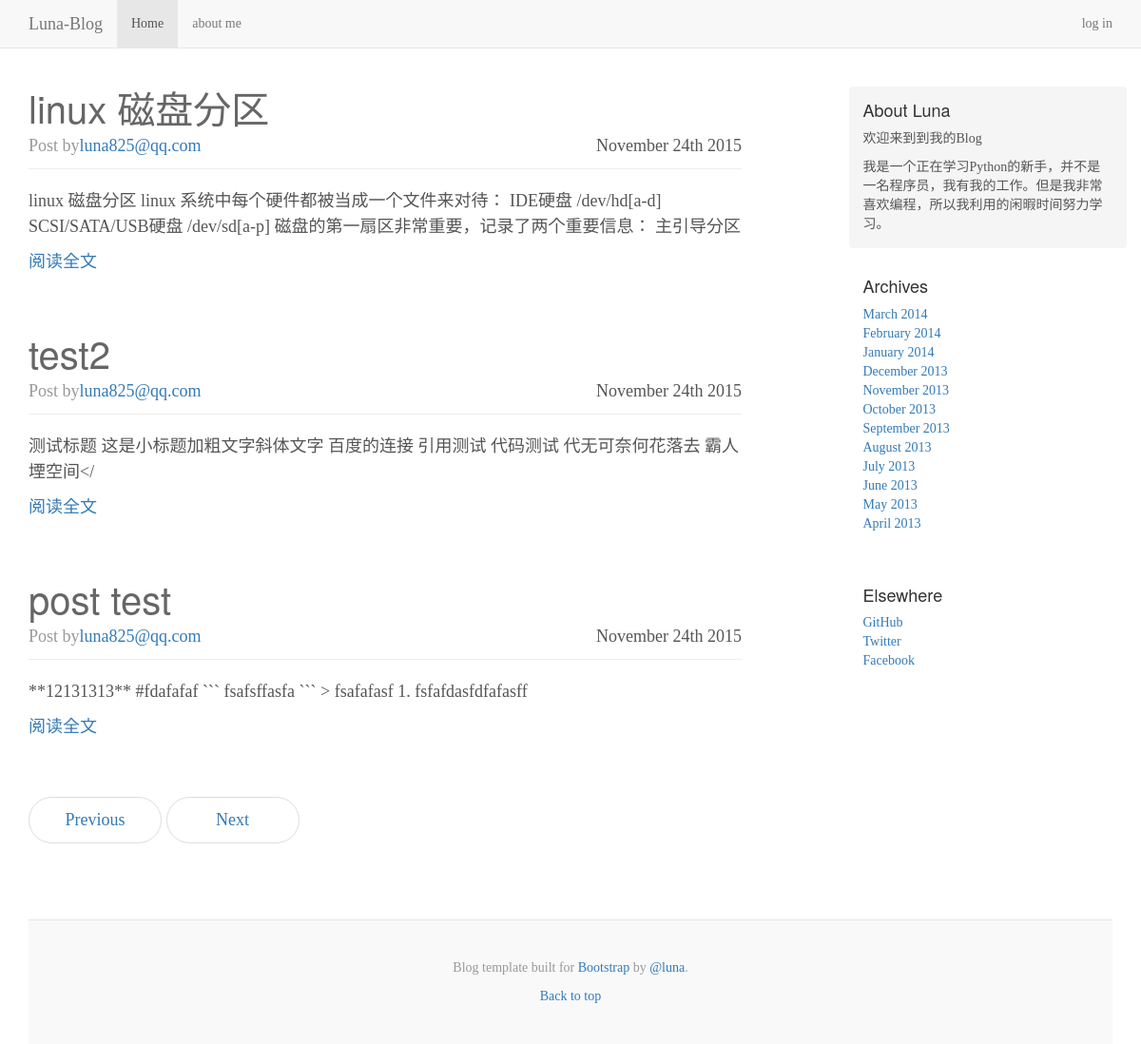
Before: / with the older database file.
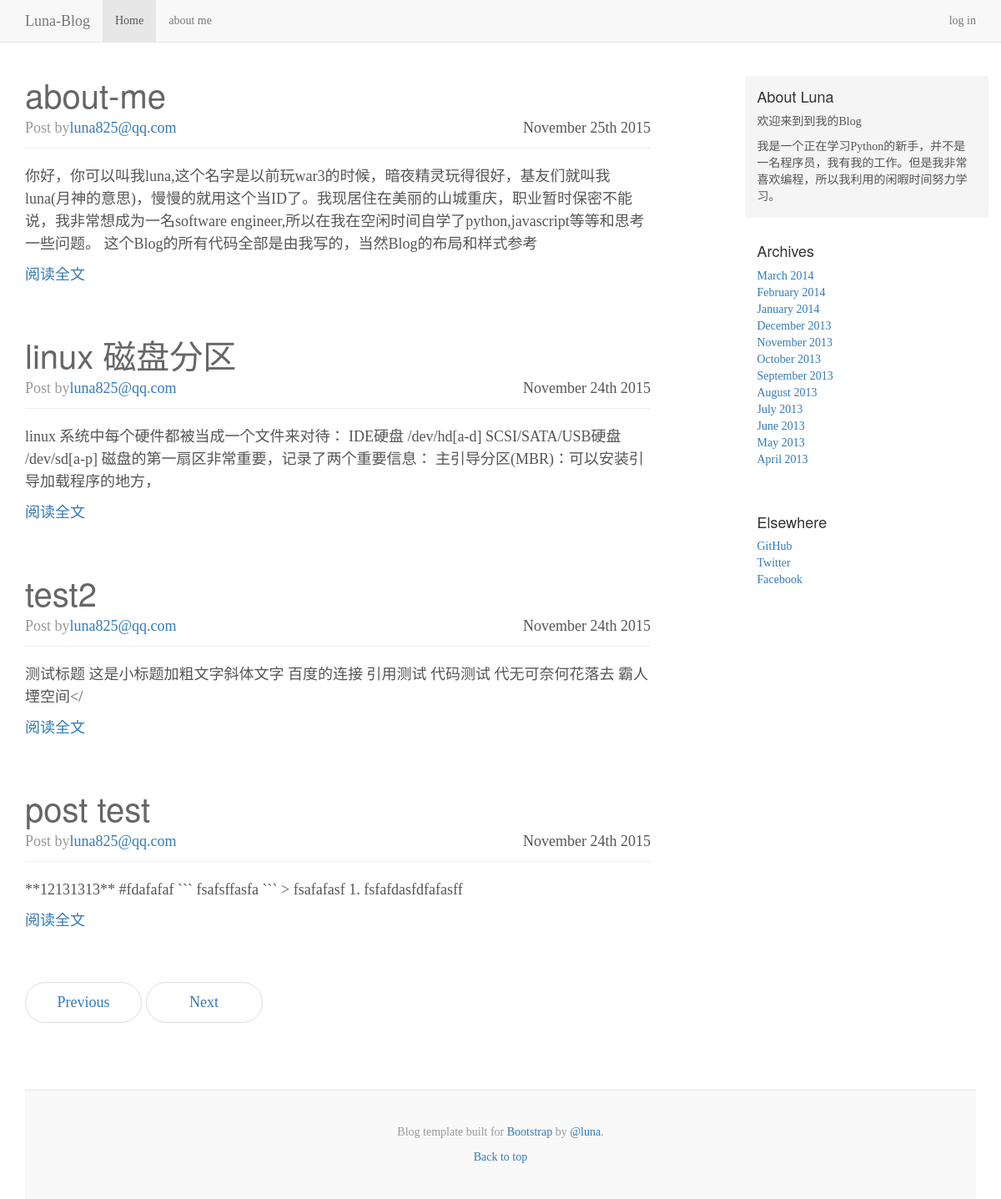
After: the same page with the newer database file.
### app/models.py (models this page shows, shortened)
class Post(db.Model):
	__tablename__ = 'posts'
	id = db.Column(db.Integer,primary_key=True)
	title=db.Column(db.String(128),index=True)
	body = db.Column(db.Text)
	body_html = db.Column(db.Text)
	timestamp = db.Column(db.DateTime,index = True,default=datetime.utcnow)
	author_id = db.Column(db.Integer,db.ForeignKey('administors.id'))

class Administor(db.Model,UserMixin):
	__tablename__ = 'administors'
	id = db.Column(db.Integer,primary_key=True)
	email = db.Column(db.String(64),unique=True,index=True)
	password_hash = db.Column(db.String(128))
	name = db.Column(db.String(64))
	location = db.Column(db.String(64))
	about_me = db.Column(db.Text())
	posts = db.relationship('Post',backref='author',lazy='dynamic')
	@property
	def password(self):
		raise AttributeError('不能读取密码！')

### app/main/views.py (the view)
@main.route('/')
def index():
	posts = Post.query.order_by(Post.timestamp.desc()).all()
	return render_template('index.html',posts=posts,digest=True)

### app/templates/index.html
{% extends "base.html" %}
{% block page_content %}
<div class="col-sm-8 blog-main">
{% include "_posts.html" %}
  <nav>
    <ul class="pager">
      <li><a href="#">Previous</a></li>
      <li><a href="#">Next</a></li>
    </ul>
  </nav>
</div>
{% endblock %}

### app/templates/base.html (shortened to what this page needs)
{% extends "bootstrap/base.html" %}
{% block head%}
{{super()}}
<link rel="stylesheet" href="{{url_for('static',filename='blog.css')}}">
{% endblock %}
{% block navbar %}
    <nav class="navbar navbar-default navbar-static-top">
      <div class="container">
        <div class="navbar-header">
          <a class="navbar-brand" href="{{url_for('main.index')}}">Luna-Blog</a>
        </div>
        <div id="navbar" class="navbar-collapse collapse">
          <ul id="navbar-link" class="nav navbar-nav">
            <li><a href="{{url_for('main.index')}}">Home</a></li>
            <li><a href="{{url_for('main.post_about',title='about-me')}}">about me</a></li>
          </ul>
          <ul class="nav navbar-nav navbar-right">
          {% if current_user.is_authenticated %}
          <li class="dropdown">
           <a href="#" class="dropdown-toggle" data-toggle="dropdown" role="button" aria-haspopup="true" aria-expanded="false">Account<span class="caret"></span></a>
            <ul class="dropdown-menu">
              <li><a href="{{url_for('admin.post')}}">写文章</a></li>
              <li><a href="{{url_for('admin.logout')}}">log out</a></li>
            </ul>
          </li>
          {%else%}
            <li><a href="{{url_for('admin.login')}}">log in</a></li>
          {%endif%}
          </ul>
        </div>
      </div>
    </nav>
{% endblock %}
{% block content %}
<div class="container">
 <div class="blog-header">
      <div class="row">
      {%block page_content%} {% endblock %}
      {% block sider_bar %}
        <div class="col-sm-3 col-sm-offset-1 blog-sidebar">
          <div class="sidebar-module sidebar-module-inset">
            <h4>About Luna</h4>
            <p>欢迎来到到我的Blog</p>
            <p>我是一个正在学习Python的新手，并不是一名程序员，我有我的工作。但是我非常喜欢编程，所以我利用的闲暇时间努力学习。</p>
          </div>
          <div class="sidebar-module">
            <h4>Archives</h4>
            <ol class="list-unstyled">
              <li><a href="#">March 2014</a></li>
              <li><a href="#">February 2014</a></li>
              <li><a href="#">January 2014</a></li>
              <li><a href="#">December 2013</a></li>
              <li><a href="#">November 2013</a></li>
              <li><a href="#">October 2013</a></li>
              <li><a href="#">September 2013</a></li>
              <li><a href="#">August 2013</a></li>
              <li><a href="#">July 2013</a></li>
              <li><a href="#">June 2013</a></li>
              <li><a href="#">May 2013</a></li>
              <li><a href="#">April 2013</a></li>
            </ol>
          </div>
          <div class="sidebar-module">
            <h4>Elsewhere</h4>
            <ol class="list-unstyled">
              <li><a href="#">GitHub</a></li>
              <li><a href="#">Twitter</a></li>
              <li><a href="#">Facebook</a></li>
            </ol>
          </div>
        </div>
      </div>
    </div>
    <footer class="blog-footer">
      <p>Blog template built for <a href="http://www.bootcss.com/">Bootstrap</a> by <a href="#">@luna</a>.</p>
      <p>
        <a href="#">Back to top</a>
      </p>
    </footer>
</div>
{%endblock%}
{% endblock %}

### app/templates/_posts.html
{% for post in posts %}
<div class="blog-post">
	<div class="blog-head">
    <h2 class="blog-post-title"><a href="{{url_for('main.post',id=post.id)}}">{{post.title}}</a></h2>
    <p class="blog-post-date">{{ moment(post.timestamp).format('MMMM Do YYYY')}}</p>
     <p class="blog-post-meta"> Post by<a href="#">{{post.author.email}}</a></p>
     </div>
    {% if digest %}
		{% if post.body_html %}
		{{post.body_html[:200] | striptags }}
		{% else %}
		{{ post.body[:200]}}
		{% endif %}
	<div class="blog-read-all"><a href="{{url_for('main.post',id=post.id)}}">阅读全文</a></div>
	{% else %}
		{% if post.body_html %}
		{{post.body_html | safe }}
		{% else %}
		{{ post.body}}
		{% endif %}
	{% endif %}
</div>
{% endfor %}

### app/static/blog.css (style rules this page uses)
body { font-family: Georgia, "Times New Roman", Times, serif; color: #555; }
h1, .h1, h2, .h2, h3, .h3, h4, .h4, h5, .h5, h6, .h6 { margin-top: 0; font-family: "Helvetica Neue", Helvetica, Arial, sans-serif; font-weight: normal; color: #333; }
.blog-header { padding-top: 20px; padding-bottom: 20px; }
.blog-main { font-size: 18px; line-height: 1.5; }
.sidebar-module { padding: 15px; margin: 0 -15px 15px; }
.sidebar-module-inset { padding: 15px; background-color: #f5f5f5; border-radius: 4px; }
.sidebar-module-inset p { font-family:"Microsoft YaHei"; }
.sidebar-module-inset p:last-child, .sidebar-module-inset ul:last-child, .sidebar-module-inset ol:last-child { margin-bottom: 0; }
.pager { margin-bottom: 60px; text-align: left; }
.pager > li > a { width: 140px; padding: 10px 20px; text-align: center; border-radius: 30px; }
.blog-head { border-bottom: 1px solid #eee; margin-bottom: 20px; }
.blog-post { margin-bottom: 60px; }
.blog-post-title { margin-bottom: 5px; font-size: 40px; }
.blog-post-title a { color: #666; }
.blog-post-meta { margin-bottom: 10px; color: #999; }
.blog-post-date { float: right; }
.blog-read-all { margin-top: 10px; }
.blog-footer { padding: 40px 0; color: #999; text-align: center; background-color: #f9f9f9; border-top: 1px solid #e5e5e5; }
.blog-footer p:last-child { margin-bottom: 0; }

Changed rows visible on the page:
added Post: title "about-me", timestamp "November 25th 2015", author.email "luna825@qq.com", body_html "你好，你可以叫我luna,这个名字是以前玩war3的时候，暗夜精灵玩得很好，基友们就叫我luna(月神的意思)，慢慢的就用这个当ID了。我现居住在美丽的山城重庆，职业暂时保密不能说，我非常想成为一名software engineer,所以在我在空闲时间自学了python,javascript等等和思考一些问题。 这个Blog的所有代码全部是由我写的，当然Blog的布局和样式参考"
changed Post "linux 磁盘分区": body_html "linux 磁盘分区 linux 系统中每个硬件都被当成一个文件来对待： IDE硬盘 /dev/hd[a-d] SCSI/SATA/USB硬盘 /dev/sd[a-p] 磁盘的第一扇区非常重要，记录了两个重要信息： 主引导分区" → "linux 系统中每个硬件都被当成一个文件来对待： IDE硬盘 /dev/hd[a-d] SCSI/SATA/USB硬盘 /dev/sd[a-p] 磁盘的第一扇区非常重要，记录了两个重要信息： 主引导分区(MBR)：可以安装引导加载程序的地方，"
